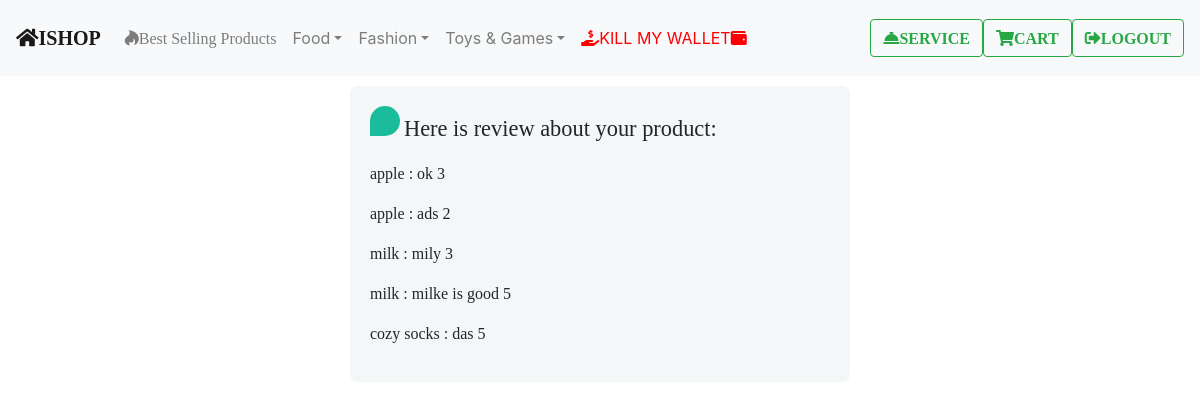
/myproductreview/ (signed in), run on the app's committed database.
### core/models.py (models this page shows, shortened)
class productReview(models.Model):
    productReviewID = models.UUIDField(default=uuid.uuid4, editable=False, unique=True)
    reviewer = models.ForeignKey(User, on_delete=models.CASCADE)
    product = models.ForeignKey(Product, on_delete=models.CASCADE)
    review = models.TextField()
    reviewScore = models.IntegerField()
    def __str__(self):
        return self.product.title+" : " + self.review + " "+str(self.reviewScore)

class Product(models.Model):
    productID = models.UUIDField(default=uuid.uuid4, editable=False, unique=True)
    category = (
        ('Fresh', "Fresh"),
        ('Beverage', "Beverage"),
        ('Bakery', 'Bakery'),
        ('Supplement', 'Supplement'),
        ('Shirt', 'Shirt'),
        ('Pants', 'Pants'),
        ('Shoes', 'Shoes'),
        ('Dress', 'Dress'),
        ("Watches", "Watches"),
        ("Socks", "Socks"),
        ("UnderWear", "UnderWear"),
        ("Vroom", "Vroom"),
        ("Camera", "Camera"),
        ("Computer", "Computer"),
        ("GameConsole", "GameConsole"),
    )
    title = models.CharField(max_length=30)
    image = models.ImageField(default=None)
    price = models.FloatField()
    description = models.TextField()
    stocking = models.IntegerField()
    category = models.CharField(choices=category, max_length=20)
    seller = models.ForeignKey(User, on_delete=models.CASCADE)
    coupon = models.FloatField(default="1.0")

### core/views.py (the view)
# urls.py: path('myproductreview/', views.myProductReview),
@login_required
def myProductReview(request):
    reviewHtml = "myproductreview.html"
    user = request.user
    productNameAndProductReview = []
    products = Product.objects.filter(seller=user)
    for eachProduct in products:
        mySingleProductReview = productReview.objects.filter(product=eachProduct)
        if len(mySingleProductReview) > 0:
            print(mySingleProductReview)
            productNameAndProductReview += mySingleProductReview
    context = {
        "reviews": productNameAndProductReview
    }
    print(productNameAndProductReview)
    return render(request, reviewHtml, context=context)

### core/templates/myproductreview.html (shortened to what this page needs)
{% extends 'template.html' %}
{% block body %}
<div class="form-style-5">
    <legend><span class="number"></span>Here is review about your product:</legend>
    {% for review in reviews %}
    <p>{{ review }}</p>
    {% endfor %}
</div>
{% endblock body %}

### core/templates/template.html (shortened to what this page needs)
<!DOCTYPE html>
<html lang="en">
<head>
    {% load static %}
    <link rel="stylesheet" type="text/css" href="{% static 'home.css' %}">
    <link rel="stylesheet" type="text/css" href="{% static 'form.css' %}">
    <link rel="stylesheet" type="text/css" href="{% static 'rate.css' %}">
    <link rel="stylesheet" type="text/css" href="{% static 'cart.css' %}">
    <link rel="stylesheet" href="https://maxcdn.bootstrapcdn.com/bootstrap/4.0.0/css/bootstrap.min.css">
    <link rel="stylesheet" href="https://use.fontawesome.com/releases/v5.15.2/css/all.css">
</head>
<body>
<nav class="navbar navbar-expand-lg navbar-light bg-light">
    <a class="navbar-brand" href="/"><i class="fas fa-home">ISHOP</i></a>
    <div class="collapse navbar-collapse" id="navbarSupportedContent">
        <ul class="navbar-nav mr-auto">
            <li class="nav-item">
                <a class="nav-link" href="/bestSellingProduct"><i class="fab fa-hotjar">Best Selling Products</i></a>
            </li>
            <li class="nav-item dropdown">
                <a class="nav-link dropdown-toggle" href="#" role="button" data-toggle="dropdown" aria-haspopup="true" aria-expanded="false">
              Food</a>
            </li>
            <li class="nav-item dropdown">
                <a class="nav-link dropdown-toggle" href="#" role="button" data-toggle="dropdown" aria-haspopup="true" aria-expanded="false">
                  Fashion</a>
            </li>
            <li class="nav-item dropdown">
                <a class="nav-link dropdown-toggle" href="#" role="button" data-toggle="dropdown" aria-haspopup="true" aria-expanded="false">
                  Toys & Games</a>
            </li>
            <li class="nav-item">
                <a class="nav-link" href="/beastmode" style="color: red"><i class="fas fa-hand-holding-usd"></i>KILL MY WALLET</i><i class="fas fa-wallet"></i></a>
            </li>
        </ul>
        {% if user.is_authenticated %}
      <li class="nav-item dropdown">
            <buttton class="btn btn-outline-success my-2 my-sm-0" class="nav-link dropdown-toggle" href="#" role="button" data-toggle="dropdown" aria-haspopup="true" aria-expanded="false"><i class="fas fa-concierge-bell">SERVICE</i></buttton>
      </li>
        <form class="form-inline my-2 my-lg-0" action="/cart">
            <button class="btn btn-outline-success my-2 my-sm-0" type="submit"><i class="fas fa-shopping-cart">CART</i></button>
        </form>
        <form class="form-inline my-2 my-lg-0" action="/logout">
                <button class="btn btn-outline-success my-2 my-sm-0" type="submit"><i class="fas fa-sign-out-alt">LOGOUT</i></button>
        </form>
      {% endif %}
  </div>
</nav>
{% block body %}
{% endblock %}
</body>
</html>
</body>
</html>

### core/static/form.css (style rules this page uses)
.form-style-5 { max-width: 500px; padding: 10px 20px; background: #f4f7f8; margin: 10px auto; padding: 20px; background: #f4f7f8; border-radius: 8px; font-family: Georgia, "Times New Roman", Times, serif; }
.form-style-5 legend { font-size: 1.4em; margin-bottom: 10px; }
.form-style-5 .number { background: #1abc9c; color: #fff; height: 30px; width: 30px; display: inline-block; font-size: 0.8em; margin-right: 4px; line-height: 30px; text-align: center; text-shadow: 0 1px 0 rgba(255,255,255,0.2); border-radius: 15px 15px 15px 0px; }

### core/static/cart.css (style rules this page uses)
html, html a { -webkit-font-smoothing: antialiased; text-shadow: 1px 1px 1px rgba(0, 0, 0, 0.004); }
body { background-color: #fff; color: #666; font-family: 'Open Sans', sans-serif; font-size: 62.5%; margin: 0 auto; }
a { border: 0 none; outline: 0; text-decoration: none; }
p { margin: 0.75rem 0 0; }
input, button { border: 0 none; outline: 0 none; }
button { background-color: #666; color: #fff; }
input,button, .basket, .basket-module, .basket-labels, .item, .price, .quantity, .subtotal, .basket-product, .product-image, .product-details { float: left; }
ul { list-style: none; margin: 0; padding: 0; }
li { color: #111; display: inline-block; padding: 0.625rem 0; }

### data on the page
productReview: product+review+reviewScore "apple : ok 3"
productReview: product+review+reviewScore "apple : ads 2"
productReview: product+review+reviewScore "milk : mily 3"
productReview: product+review+reviewScore "milk : milke is good 5"
productReview: product+review+reviewScore "cozy socks : das 5"
